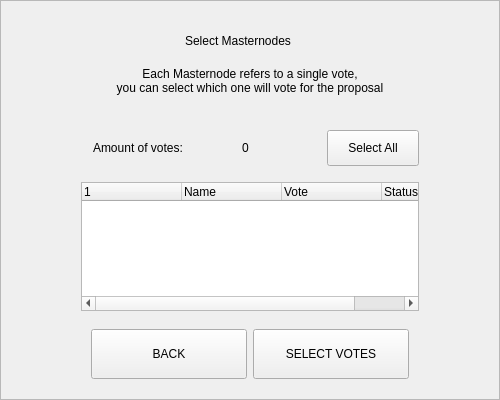
<?xml version="1.0" encoding="UTF-8"?>
<ui version="4.0">
 <class>MnSelectionDialog</class>
 <widget class="QWidget" name="MnSelectionDialog">
  <property name="geometry">
   <rect>
    <x>0</x>
    <y>0</y>
    <width>500</width>
    <height>400</height>
   </rect>
  </property>
  <property name="windowTitle">
   <string notr="true">N/A</string>
  </property>
  <layout class="QVBoxLayout" name="verticalLayout_3">
   <property name="spacing">
    <number>0</number>
   </property>
   <property name="leftMargin">
    <number>0</number>
   </property>
   <property name="topMargin">
    <number>0</number>
   </property>
   <property name="rightMargin">
    <number>0</number>
   </property>
   <property name="bottomMargin">
    <number>0</number>
   </property>
   <item>
    <widget class="QFrame" name="frame">
     <property name="styleSheet">
      <string notr="true"/>
     </property>
     <property name="frameShape">
      <enum>QFrame::StyledPanel</enum>
     </property>
     <property name="frameShadow">
      <enum>QFrame::Raised</enum>
     </property>
     <layout class="QVBoxLayout" name="verticalLayout_2">
      <property name="spacing">
       <number>6</number>
      </property>
      <property name="leftMargin">
       <number>30</number>
      </property>
      <property name="topMargin">
       <number>20</number>
      </property>
      <property name="rightMargin">
       <number>30</number>
      </property>
      <property name="bottomMargin">
       <number>20</number>
      </property>
      <item>
       <layout class="QHBoxLayout" name="horizontalLayout_3">
        <property name="spacing">
         <number>0</number>
        </property>
        <item>
         <spacer name="horizontalSpacer_2">
          <property name="orientation">
           <enum>Qt::Horizontal</enum>
          </property>
          <property name="sizeHint" stdset="0">
           <size>
            <width>40</width>
            <height>20</height>
           </size>
          </property>
         </spacer>
        </item>
        <item>
         <widget class="QLabel" name="labelTitle">
          <property name="minimumSize">
           <size>
            <width>0</width>
            <height>40</height>
           </size>
          </property>
          <property name="maximumSize">
           <size>
            <width>16777215</width>
            <height>40</height>
           </size>
          </property>
          <property name="styleSheet">
           <string notr="true">padding-right:24px;</string>
          </property>
          <property name="text">
           <string>Select Masternodes</string>
          </property>
          <property name="alignment">
           <set>Qt::AlignCenter</set>
          </property>
          <property name="margin">
           <number>7</number>
          </property>
         </widget>
        </item>
        <item>
         <spacer name="horizontalSpacer">
          <property name="orientation">
           <enum>Qt::Horizontal</enum>
          </property>
          <property name="sizeHint" stdset="0">
           <size>
            <width>40</width>
            <height>20</height>
           </size>
          </property>
         </spacer>
        </item>
       </layout>
      </item>
      <item>
       <widget class="QLabel" name="labelMessage">
        <property name="text">
         <string>Each Masternode refers to a single vote, 
you can select which one will vote for the proposal</string>
        </property>
        <property name="alignment">
         <set>Qt::AlignCenter</set>
        </property>
        <property name="wordWrap">
         <bool>true</bool>
        </property>
       </widget>
      </item>
      <item>
       <spacer name="verticalSpacer">
        <property name="orientation">
         <enum>Qt::Vertical</enum>
        </property>
        <property name="sizeType">
         <enum>QSizePolicy::Fixed</enum>
        </property>
        <property name="sizeHint" stdset="0">
         <size>
          <width>20</width>
          <height>20</height>
         </size>
        </property>
       </spacer>
      </item>
      <item>
       <widget class="QWidget" name="widget" native="true">
        <property name="minimumSize">
         <size>
          <width>0</width>
          <height>55</height>
         </size>
        </property>
        <layout class="QVBoxLayout" name="verticalLayout">
         <property name="spacing">
          <number>0</number>
         </property>
         <property name="leftMargin">
          <number>50</number>
         </property>
         <property name="topMargin">
          <number>0</number>
         </property>
         <property name="rightMargin">
          <number>50</number>
         </property>
         <property name="bottomMargin">
          <number>0</number>
         </property>
         <item>
          <widget class="QWidget" name="containerTop" native="true">
           <layout class="QHBoxLayout" name="horizontalLayout_2">
            <property name="spacing">
             <number>3</number>
            </property>
            <property name="leftMargin">
             <number>0</number>
            </property>
            <property name="topMargin">
             <number>0</number>
            </property>
            <property name="rightMargin">
             <number>0</number>
            </property>
            <property name="bottomMargin">
             <number>0</number>
            </property>
            <item>
             <widget class="QWidget" name="containerAmountOfVotes" native="true">
              <property name="minimumSize">
               <size>
                <width>180</width>
                <height>36</height>
               </size>
              </property>
              <property name="maximumSize">
               <size>
                <width>16777215</width>
                <height>36</height>
               </size>
              </property>
              <layout class="QHBoxLayout" name="horizontalLayout_4" stretch="1,0">
               <property name="spacing">
                <number>4</number>
               </property>
               <property name="leftMargin">
                <number>12</number>
               </property>
               <property name="topMargin">
                <number>4</number>
               </property>
               <property name="rightMargin">
                <number>12</number>
               </property>
               <property name="bottomMargin">
                <number>4</number>
               </property>
               <item>
                <widget class="QLabel" name="labelAmountOfVotesText">
                 <property name="minimumSize">
                  <size>
                   <width>140</width>
                   <height>0</height>
                  </size>
                 </property>
                 <property name="maximumSize">
                  <size>
                   <width>16777215</width>
                   <height>16777215</height>
                  </size>
                 </property>
                 <property name="text">
                  <string>Amount of votes:</string>
                 </property>
                </widget>
               </item>
               <item>
                <widget class="QLabel" name="labelAmountOfVotes">
                 <property name="text">
                  <string notr="true">0</string>
                 </property>
                </widget>
               </item>
              </layout>
             </widget>
            </item>
            <item>
             <spacer name="horizontalSpacer_3">
              <property name="orientation">
               <enum>Qt::Horizontal</enum>
              </property>
              <property name="sizeHint" stdset="0">
               <size>
                <width>211</width>
                <height>20</height>
               </size>
              </property>
             </spacer>
            </item>
            <item>
             <widget class="QPushButton" name="btnSelectAll">
              <property name="minimumSize">
               <size>
                <width>92</width>
                <height>36</height>
               </size>
              </property>
              <property name="maximumSize">
               <size>
                <width>16777215</width>
                <height>36</height>
               </size>
              </property>
              <property name="focusPolicy">
               <enum>Qt::NoFocus</enum>
              </property>
              <property name="text">
               <string>Select All</string>
              </property>
              <property name="checkable">
               <bool>true</bool>
              </property>
              <property name="checked">
               <bool>false</bool>
              </property>
             </widget>
            </item>
           </layout>
          </widget>
         </item>
        </layout>
       </widget>
      </item>
      <item>
       <layout class="QHBoxLayout" name="horizontalLayout_6">
        <property name="leftMargin">
         <number>50</number>
        </property>
        <property name="rightMargin">
         <number>50</number>
        </property>
        <item>
         <widget class="QTreeWidget" name="treeWidget">
          <property name="focusPolicy">
           <enum>Qt::NoFocus</enum>
          </property>
          <property name="styleSheet">
           <string notr="true">outline: 0;</string>
          </property>
          <column>
           <property name="text">
            <string/>
           </property>
          </column>
          <column>
           <property name="text">
            <string>Name</string>
           </property>
          </column>
          <column>
           <property name="text">
            <string>Vote</string>
           </property>
          </column>
          <column>
           <property name="text">
            <string>Status</string>
           </property>
          </column>
         </widget>
        </item>
       </layout>
      </item>
      <item>
       <spacer name="verticalSpacer_3">
        <property name="orientation">
         <enum>Qt::Vertical</enum>
        </property>
        <property name="sizeType">
         <enum>QSizePolicy::Fixed</enum>
        </property>
        <property name="sizeHint" stdset="0">
         <size>
          <width>20</width>
          <height>12</height>
         </size>
        </property>
       </spacer>
      </item>
      <item>
       <layout class="QHBoxLayout" name="horizontalLayout" stretch="2,2">
        <property name="leftMargin">
         <number>60</number>
        </property>
        <property name="rightMargin">
         <number>60</number>
        </property>
        <item>
         <widget class="QPushButton" name="btnCancel">
          <property name="minimumSize">
           <size>
            <width>0</width>
            <height>50</height>
           </size>
          </property>
          <property name="focusPolicy">
           <enum>Qt::NoFocus</enum>
          </property>
          <property name="text">
           <string>BACK</string>
          </property>
         </widget>
        </item>
        <item>
         <widget class="QPushButton" name="btnSave">
          <property name="minimumSize">
           <size>
            <width>0</width>
            <height>50</height>
           </size>
          </property>
          <property name="focusPolicy">
           <enum>Qt::NoFocus</enum>
          </property>
          <property name="text">
           <string>SELECT VOTES</string>
          </property>
         </widget>
        </item>
       </layout>
      </item>
     </layout>
    </widget>
   </item>
  </layout>
 </widget>
 <resources/>
 <connections/>
</ui>
